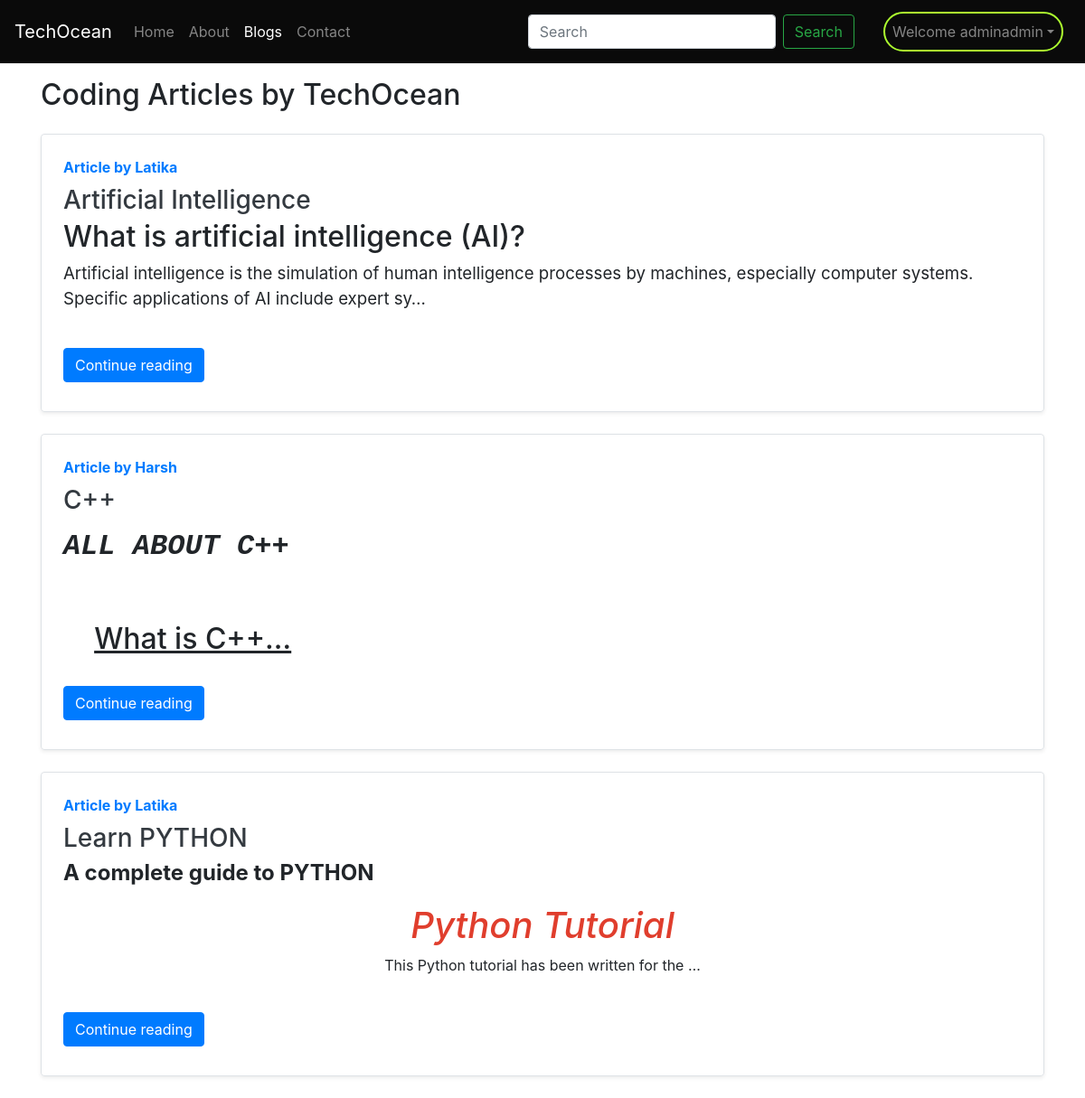
Page /blog/ (signed in) on the committed database.
### blog/models.py (models this page shows, shortened)
class Post(models.Model):
    sno=models.AutoField(primary_key=True)
    title=models.CharField(max_length=255)
    author=models.CharField(max_length=14)
    slug=models.CharField(max_length=130)
    views= models.IntegerField(default=0)
    timeStamp=models.DateTimeField(blank=True)
    content=models.TextField()

### blog/views.py (the view)
# urls.py: path('', views.blogHome, name="bloghome"),
def blogHome(request):
    allPosts= Post.objects.all()
    context={'allPosts': allPosts}
    return render(request, "blog/blogHome.html", context)

### templates/blog/bloghome.html (shortened to what this page needs)
{% extends 'base.html' %}
{% block blogactive %} active {% endblock blogactive %}
{% block body %}
<div class="container my-3">
     <h2>Coding Articles by TechOcean</h2>
    {% for post in allPosts  %}
    <div class="row no-gutters border rounded overflow-hidden flex-md-row mb-4 shadow-sm h-md-250 my-4 position-relative">
        <div class="col p-4 d-flex flex-column position-static">
            <strong class="d-inline-block mb-2 text-primary">Article  by {{post.author}}</strong>
            <h3 class="mb-0"><a class="text-dark" href="/blog/{{post.slug}}">{{post.title}} </a> </h3>
            <p class="card-text mb-auto"> <div class="preview">{{post.content|safe|truncatechars:300}} </div></p>
            <div class="my-2">
            	<a href="/blog/{{post.slug}}" role="button" class="btn btn-primary">Continue reading</a>
            </div>
        </div>
    </div>
        {% endfor %}
</div>
 {% endblock %}

### templates/base.html (shortened to what this page needs)
<!doctype html>
<html lang="en">
<head>
  <link rel="stylesheet" href="https://cdn.jsdelivr.net/npm/bootstrap@4.4.1/dist/css/bootstrap.min.css"
>
  <link rel="stylesheet" href="/static/styles.css">
  <link rel="stylesheet" href="https://unicons.iconscout.com/release/v4.0.0/css/line.css">
</head>
<body style="background-color: white;">
  <nav class="navbar-height navbar navbar-expand-lg navbar-dark" style="background-color: #0a0a0a;">
    <a class="navbar-brand" href="/">TechOcean</a>
    <div class="collapse navbar-collapse" id="navbarSupportedContent">
      <ul class="navbar-nav mr-auto">
        <li class="nav-item {% block homeactive %}  {% endblock homeactive %} ">
          <a class="nav-link" href="/">Home <span class="sr-only">(current)</span></a>
        </li>
        <li class="nav-item {% block aboutactive %}  {% endblock aboutactive %}">
          <a class="nav-link" href="/about">About</a>
        </li>
        <li class="nav-item {% block blogactive %}  {% endblock blogactive %}">
          <a class="nav-link" href="/blog">Blogs</a>
        </li>
        <li class="nav-item{% block contactactive %}  {% endblock contactactive %}">
          <a class="nav-link" href="/contact">Contact</a>
        </li>
      </ul>
      <form method="get" action="/search" class="form-inline my-2 my-lg-0 mx-4">
        <input class="form-control mr-sm-2" type="search" name="query" id="query" placeholder="Search"
          aria-label="Search">
        <button class="btn btn-outline-success my-2 mr-2 my-sm-0" type="submit">Search</button>
      </form>
      {% if user.is_authenticated %}
      <ul class="nav-user navbar-nav mr-2">
        <li class="nav-item dropdown">
          <a class="nav-link dropdown-toggle" href='#' id="navbarDropdown" role="button" data-toggle="dropdown"> Welcome
            {{request.user}}</a>
        </li>
      </ul>
    </div>
    {% endif %}
  </nav>
  {% block body %}
  {% endblock body %}

### static/styles.css (style rules this page uses)
body { background-color: cyan; }
.navbar-height { height: 70px; }
.nav-user { border: 2px solid greenyellow; border-radius: 30px; }
input { border: 2px solid black; }

### rows in the picture
Post: author "Latika", title "Artificial Intelligence", content "What is artificial intelligence (AI)? Artificial intelligence is the simulation of human intelligence processes by machines, especially computer systems. Specific applications of AI include expert sy…"
Post: author "Harsh", title "C++", content "ALL ABOUT C++ What is C++…"
Post: author "Latika", title "Learn PYTHON", content "A complete guide to PYTHON Python Tutorial This Python tutorial has been written for the …"

### other values in the picture
{{ request.user }} "adminadmin"
